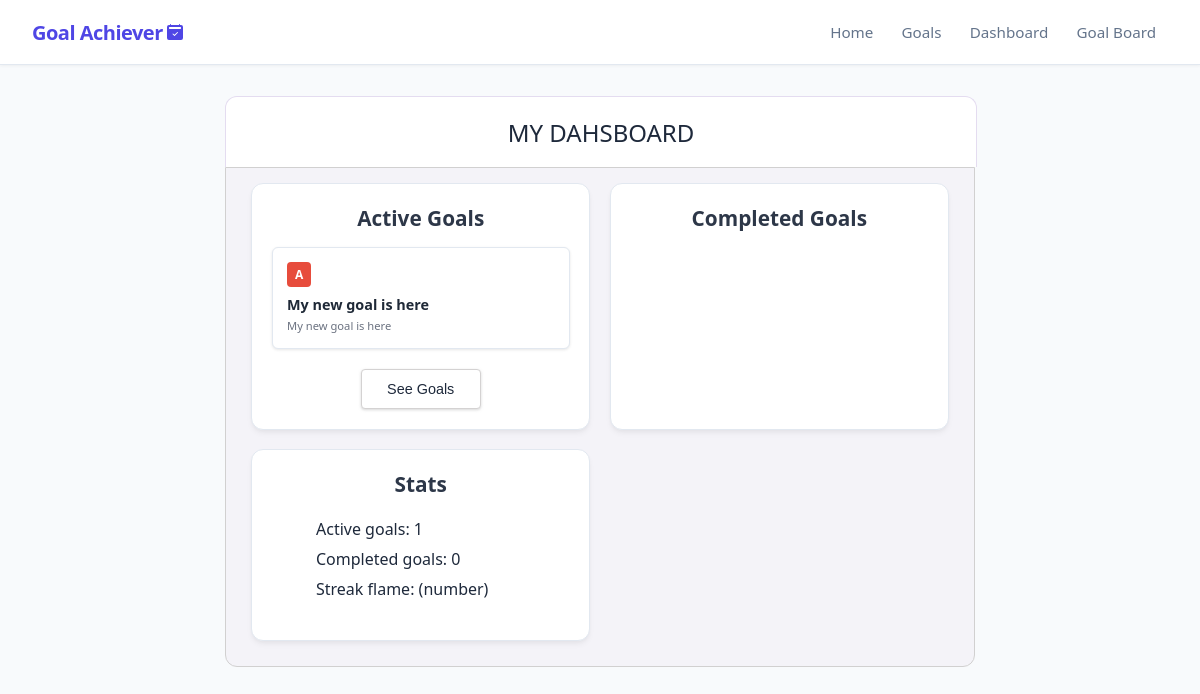
/dashboard, run on the app's committed database.
### app/models_db.py (models this page shows, shortened)
class Goal(db.Model):
    __tablename__ = 'goals'
    id = db.Column(db.Integer, primary_key=True)
    title = db.Column(db.String(100), nullable=False)
    description = db.Column(db.Text, nullable=False)
    is_completed = db.Column(db.Boolean, default=False)
    is_confirmed_finished = db.Column(db.Boolean, default=False)
    progress_percentage = db.Column(db.Float, default=0.0)
    difficulty = db.Column(db.String(20), nullable=False, default='Medium')
    priority = db.Column(db.String(1), nullable=False, default='b')
    created_at = db.Column(db.DateTime, default=datetime.now(timezone.utc), nullable=False)
    tasks = db.relationship('Task', backref='goal', cascade="all, delete-orphan", lazy=True)

### app/routes.py (the view)
@main.route("/dashboard", methods=['GET', 'POST'])
def dashboard():
    goals = Goal.query.order_by(Goal.priority.asc()).all()
    active_goals_count = 0
    finished_goals_count = 0
    for goal in goals:
        if goal.is_confirmed_finished == True:
            finished_goals_count += 1
        if goal.is_confirmed_finished == False:
            active_goals_count += 1
    return render_template('dashboard.html', goals=goals, active_goals_count=active_goals_count, finished_goals_count=finished_goals_count)

### app/templates/dashboard.html (shortened to what this page needs)
{% extends 'base.html' %}
{% block content %}
<div style="max-width: 800px;">
    <div class="dashboard-header">
            <h1>my dahsboard</h1>
        </div>
    <div class="dashboard-container">
        <div class="dashboard-card-container">
            <div class="dashboard-card">
                <div class="card-header">
                    <h2>active goals</h2>
                </div>
                <div class="active-goals-grid">
                    {% for goal in goals[:6] %}
                        {% if not goal.is_confirmed_finished %}
                            <div class="goal-card">
                                <span class="badge badge-{{ goal.priority }}">{{ goal.priority }}</span>
                                <h3 class="goal-title">{{ goal.title }}</h3>
                                <p class="goal-description">{{ goal.description | truncate(50) }}</p>
                            </div>
                        {% endif %}
                    {% endfor %}
                </div>
                    <div style="display: flex; align-items: center; padding: 0px 12px; margin: 20px 0px; margin-bottom: 0px;">
                        <a href="/goals" style="text-decoration: none; width: 120px; overflow: visible; margin: 0 auto;">
                            <button class="dashboard-action-btn">See Goals</button>
                        </a>
                    </div>
            </div>
            <div class="dashboard-card">
                <div class="card-header">
                    <h2>completed goals</h2>
                </div>
            </div>
            <div class="dashboard-card">
                <div class="card-header">
                    <h2>stats</h2>
                </div>
                <ul>
                    <li>Active goals: {{active_goals_count}}</li>
                    <li>Completed goals: {{finished_goals_count}}</li>
                    <li>Streak flame: (number)</li>
                </ul>
            </div>
        </div>
    </div>
</div>
{% endblock %}

### app/static/style.css (style rules this page uses)
:root { --bg-color: #f8fafc; --card-bg: #ffffff; --text-main: #1e293b; --text-muted: #64748b; --border-color: #e2e8f0; --primary: #4f46e5; --primary-hover: #4338ca; --submit-goal: #e3e6f9; --success: #22c55e; --pending: #f59e0b; --head-bg: #f3f2f4; --card-border-color: #e4dcf0; }
body { font-family: system-ui, -apple-system, BlinkMacSystemFont, 'Segoe UI', Roboto, Helvetica, Arial, sans-serif; background-color: var(--bg-color); color: var(--text-main); margin: 0; padding: 2rem; display: flex; justify-content: center; padding-top: calc(64px + 2rem); }
.dashboard-container { width: 100%; padding: 25px; padding-top: 15px; display: block; border: #d1d0d0 1px solid; background-color: #f4f3f8; border-radius: 0px 0px 12px 12px; text-align: center; box-sizing: border-box; }
@media (min-width: 850px) { .dashboard-container { min-width: 750px; } }
.dashboard-header { padding: 10px 0px; background-color: white; width: 100%; height: 50px; border-radius: 12px 12px 0px 0px; border: 1px solid var(--card-border-color); text-align: center; display: flex; flex-direction: column; justify-content: center; border-bottom: none; }
.dashboard-card-container { display: grid; grid-template-columns: repeat(auto-fit, minmax(250px, 1fr)); gap: 1.2rem; width: 100%; }
.dashboard-card { text-align: center; background-color: #ffffff; border: 1px solid #e2e8f0; border-radius: 12px; padding: 1.25rem; box-shadow: 0 4px 6px -1px rgba(0, 0, 0, 0.05), 0 2px 4px -1px rgba(0, 0, 0, 0.03); border: 1px solid var(--border-color); }
.active-goals-grid { display: grid; grid-template-columns: repeat(auto-fit, minmax(min(120px, 100%), 1fr)); gap: 0.7rem; width: 100%; box-sizing: border-box; }
.card-header h2 { font-size: 1.3rem; color: #2d3748; text-align: center; margin-bottom: 15px; }
.dashboard-action-btn { margin: 0 auto; justify-content: center; width: 100%; height: 40px; padding: 0px; color: var(--text-main); font-size: 0.9rem; transition: transform 0.2s ease; border: #d4d2d2 1px solid; border-radius: 4px; background-color: var(--card-bg); box-shadow: 0 1px 3px rgba(161, 161, 161, 0.35), 0 1px 2px rgba(156, 156, 156, 0.08); }
.goal-card { width: 90%; background-color: #ffffff; border: 1px solid #e2e8f0; border-radius: 8px; padding: 0.5rem; text-align: left; display: flex; flex-direction: column; align-items: flex-start; box-shadow: 1px 1px 1px 0px #e8e8e8; }
.goal-title { margin: 0.5rem 0 0.25rem 0; font-size: 0.9rem; font-weight: 600; color: #1f2937; white-space: normal; overflow-wrap: anywhere; }
.goal-description { margin: 0; color: #6b7280; font-size: 0.7rem; line-height: 1.4; }
h1, h2, h3, a, .goal-title { white-space: nowrap; overflow: hidden; text-overflow: ellipsis; max-width: 100%; }
h1 { text-transform: uppercase; color: var(--text-main); font-size: 1.5em; font-weight: 300; margin: 0; }
h2 { color: var(--text-main); text-transform: capitalize; font-size: 1.1em; font-weight: 600; margin: 0 auto; }
h3 { font-style: normal; color: #3f3f3f; margin: 5px 0px; font-size: 1.1em; font-weight: 600; padding: 0 auto; }
p { word-break: break-word; overflow-wrap: anywhere; white-space: normal; }
.badge { padding: 4px 8px; border-radius: 4px; font-size: 12px; font-weight: bold; text-transform: uppercase; }
.badge-a { background-color: #e74c3c; color: white; }
ul { display: flex; flex-direction:column; gap: 0rem; }
.badge { padding: 0.25rem 0.5rem; border-radius: 4px; font-size: 0.75rem; font-weight: 600; text-transform: uppercase; }
li { padding-right: 10px; display: flex; justify-content: flex-start; text-align: left; border-radius: 8px; padding: 4px; }
.goal-card { background: #ffffff; padding: 14px; border-radius: 6px; box-shadow: 0 1px 3px rgba(0, 0, 0, 0.1); cursor: grab; transition: transform 0.15s ease, box-shadow 0.15s ease; }

### data on the page
Goal: priority "A", title "My new goal is here", description "My new goal is here"

### other printed values
{{ active_goals_count }} "1"
{{ finished_goals_count }} "0"
